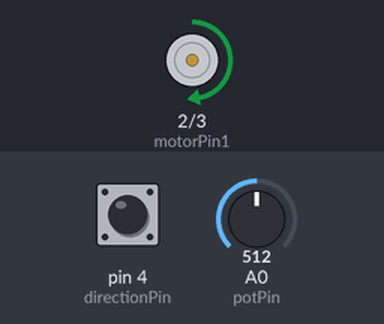
Bench run of a sketch on a simulated Arduino Uno, built with avr-gcc and run on an emulated ATmega328P. Parts: motor-driver pin pairs drawn as motors (green arrow = first pin HIGH = forward, orange = second pin HIGH = backward, longer = more drive, scaled by the enable pin). Inputs (shaded band) come from the test bench; at power-on: pin 4 (directionPin) HIGH, A0 (potPin) = 512.

Above: at 1.2 s.
1.3 s: pin 4 (directionPin) pulled LOW for 1 s
At 2.11 s:
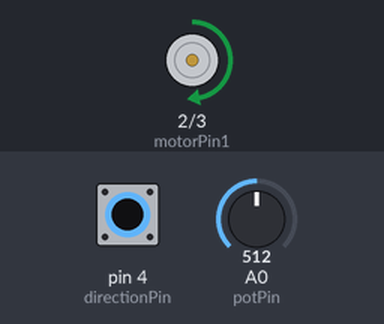
3.8 s: A0 (potPin) set to 716
At 4.4 s:
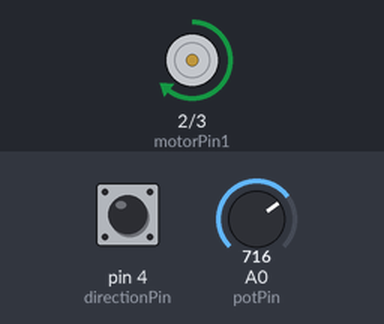
5.3 s: pin 4 (directionPin) pulled LOW for 0.15 s
At 6.5 s:
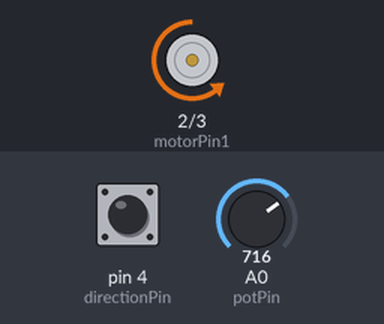
6.9 s: A0 (potPin) set to 900
At 7.8 s:
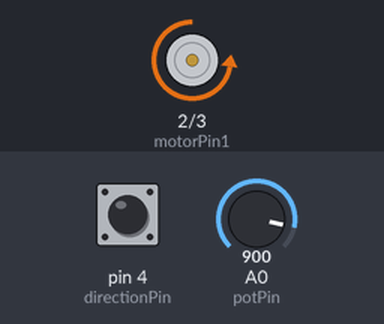
8.4 s: pin 4 (directionPin) pulled LOW for 0.15 s
At 8.9 s:
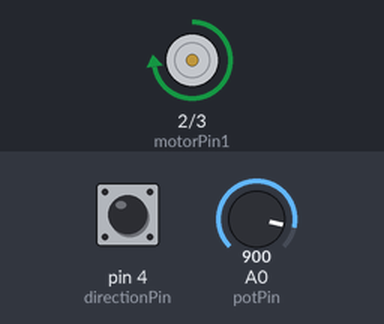
10.0 s: A0 (potPin) set to 122
At 11.2 s:
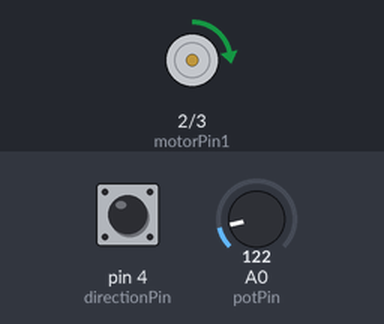
Timing chart, 0 to 12.5 s (numbered marks = the images above; inputs shaded):
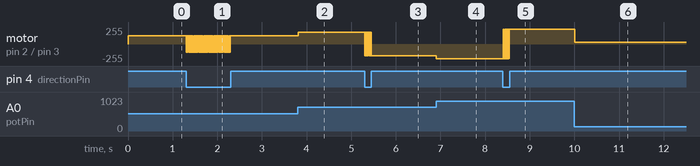

Measured:
- after the input at 1.3 s, motor on pin 2 (motorPin1) / pin 3 (motorPin2): alternates forward 127/255 for 0.01 s and backward 127/255 for 0.01 s, 98 changes in all, then stays forward 127/255, starting at once
- after the input at 3.8 s, motor on pin 2 (motorPin1) / pin 3 (motorPin2): forward 127/255 → forward 178/255 at once
- after the input at 5.3 s, motor on pin 2 (motorPin1) / pin 3 (motorPin2): alternates forward 178/255 for 0.01 s and backward 178/255 for 0.01 s, 15 changes in all, then stays backward 178/255, starting at once
- after the input at 6.9 s, motor on pin 2 (motorPin1) / pin 3 (motorPin2): backward 178/255 → backward 224/255 at once
- after the input at 8.4 s, motor on pin 2 (motorPin1) / pin 3 (motorPin2): alternates forward 224/255 for 0.01 s and backward 224/255 for 0.01 s, 15 changes in all, then stays forward 224/255, starting at once
- after the input at 10.0 s, motor on pin 2 (motorPin1) / pin 3 (motorPin2): forward 224/255 → forward 30/255 at once

The sketch:

control_DC_motor.ino
```cpp
/* This is an Arduino program that controls the speed and direction of a DC motor
using a potentiometer, push button, and a L293D motor driver.
The program defines the pin numbers for the potentiometer, motor outputs 1 and 2,
motor enable, and direction switch.
It also initializes the potentiometer value, motor speed value, and motor direction. */

// Define the input/output pin numbers and initial variable values
const int potPin = A0;         // pin number for the potentiometer
const int motorPin1 = 2;       // pin number for motor output 1
const int motorPin2 = 3;       // pin number for motor output 2
const int enablePin = 9;       // pin number for motor enable
const int directionPin = 4;    // pin number for the direction switch
int potValue = 0;              // initial potentiometer value
int motorSpeed = 0;            // initial motor speed value
int direction = 1;             // initial motor direction (1 = forward, -1 = backward)


/* The setup function configures the potentiometer pin as an input and the motor outputs and enable as outputs.
The direction switch is also set as an input with a pull-up resistor,
so that it reads HIGH when the switch is not pressed. */

// Configure the input/output pins in the setup function
void setup() {
  pinMode(potPin, INPUT);      // set the potentiometer pin as an input
  pinMode(motorPin1, OUTPUT);  // set motor output 1 as an output
  pinMode(motorPin2, OUTPUT);  // set motor output 2 as an output
  pinMode(enablePin, OUTPUT);  // set motor enable as an output
  pinMode(directionPin, INPUT_PULLUP); // set direction switch as an input with pull-up
}

/* The program reads the potentiometer value using the analogRead function, which returns a value between 0 and 1023.
This value is then mapped to a range of 0 to 255, which corresponds to the PWM duty cycle that controls the motor speed. */

// Read the potentiometer value and map it to the motor speed range:
void loop() {
  potValue = analogRead(potPin); // read the potentiometer value

  // map the potentiometer value to a motor speed range of 0 to 255
  motorSpeed = map(potValue, 0, 1023, 0, 255);

/* The program checks if the direction switch is pressed by reading its state using digitalRead.
 If the switch is pressed (reads LOW),
 the program toggles the motor direction between forward and backward by multiplying the direction variable by -1. */
// Read the direction switch and change direction if pressed
  if (digitalRead(directionPin) == LOW) {
    direction *= -1;  // toggle direction between forward and backward
  }

/* The program drives the motor in the current direction by setting the motor outputs 1 */
  // drive the motor in the current direction
  if (direction == 1) {
    digitalWrite(motorPin1, HIGH);   // set output 1 high
    digitalWrite(motorPin2, LOW);    // set output 2 low
  } else {
    digitalWrite(motorPin1, LOW);    // set output 1 low
    digitalWrite(motorPin2, HIGH);   // set output 2 high
  }
  analogWrite(enablePin, motorSpeed); // set PWM duty cycle

  delay(10); // small delay for stability
}

/* Note that you will need a power supply capable of providing sufficient voltage and current to the motor.
The power supply should be connected to the L293D IC and the motor,
and the GND pin of the Arduino should be connected to the GND pin of the power supply.
/*

/*************** Extention ************************
Play with the program and figures to make the motor:
- more responsive
- the range accurate to the input
- the pushbutton into a transitioned reverse in direction
***************************************************/
```
